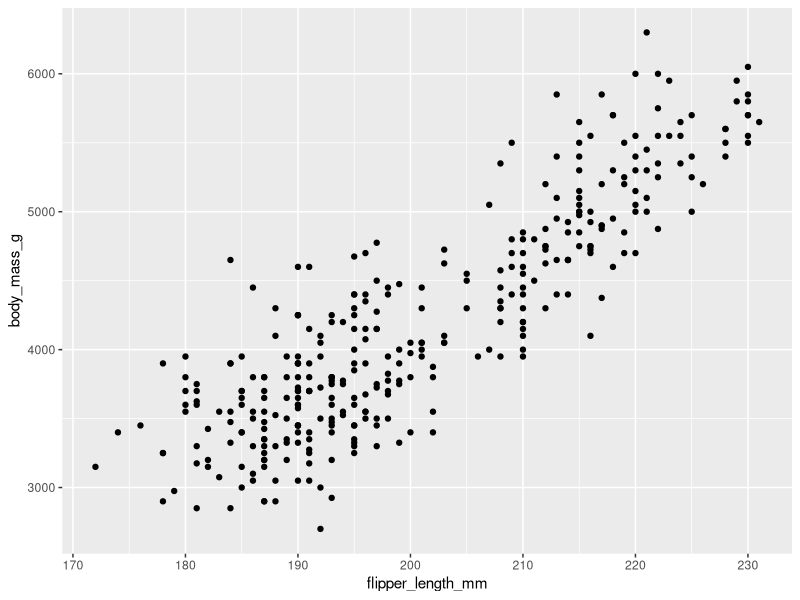
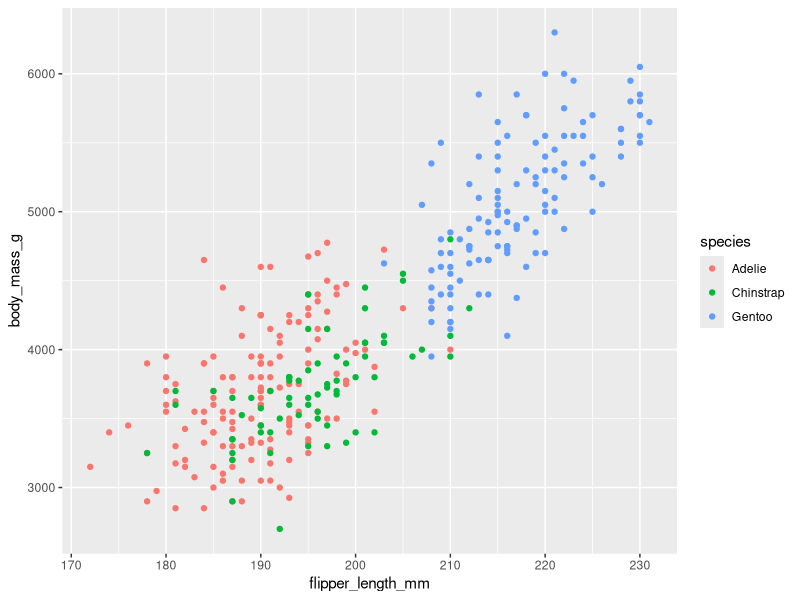
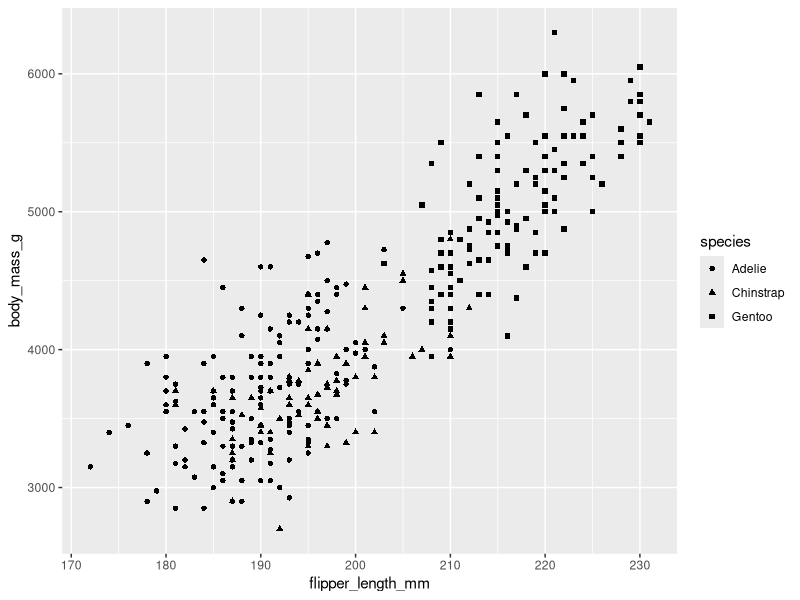
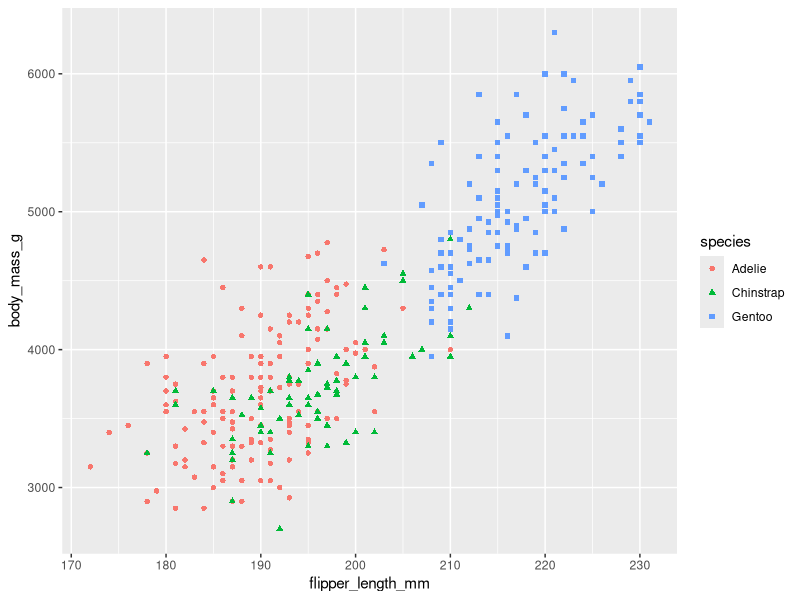
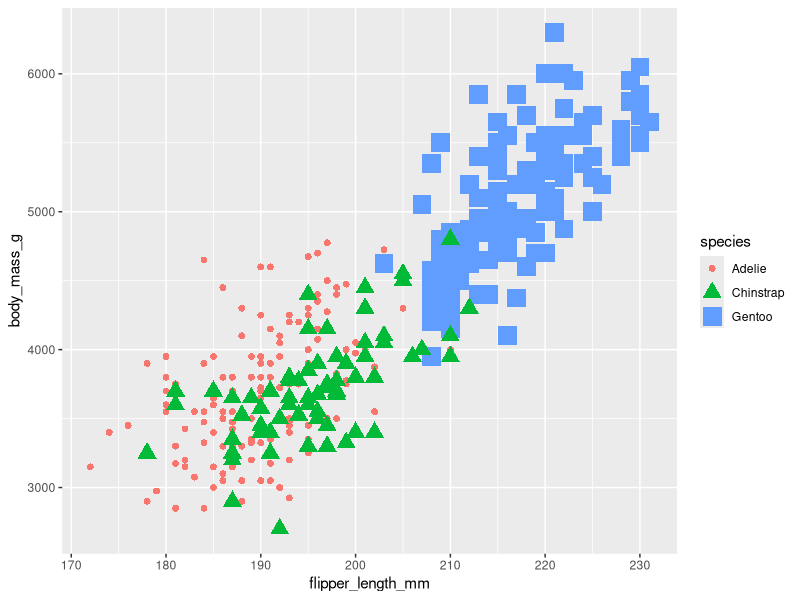
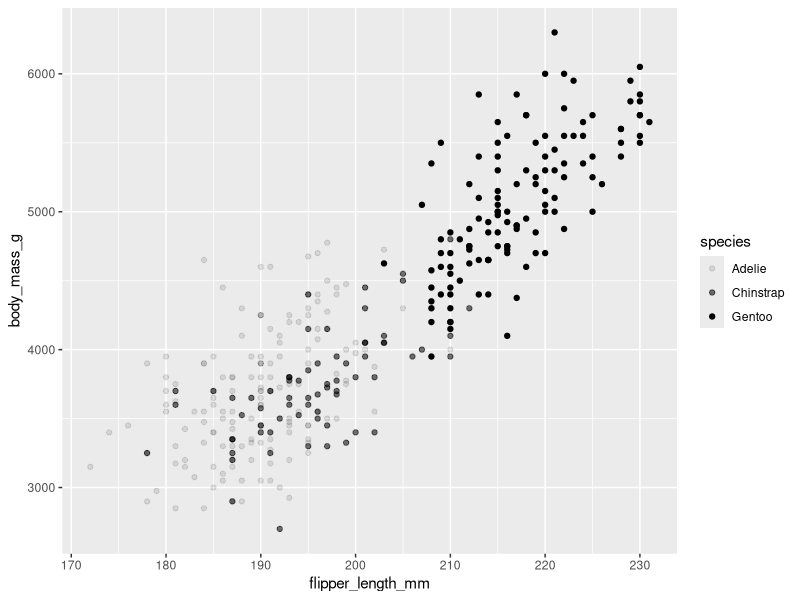
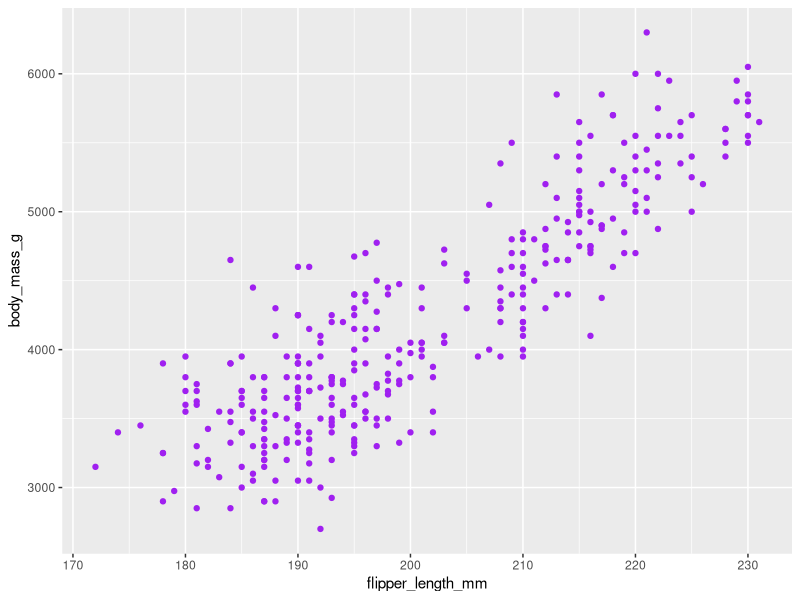
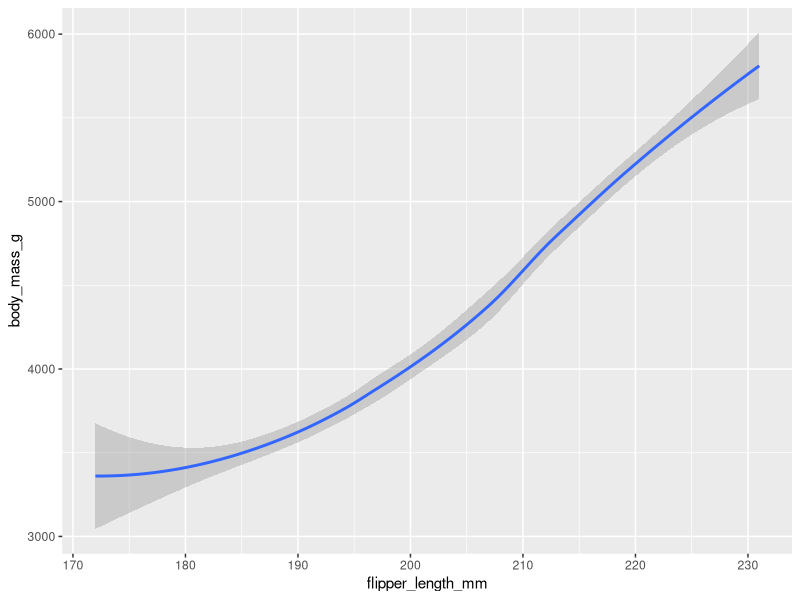

Reproduce these figures in R, in order.
# Elementos basicos de visualizacion 

# En R existen multiples paquetes que permiten crear visualizacion de datos.
# Plotly te permite realizar una gran variedad de funciones de visualización,
# por otro lado, RGL se enfoca en soluciones específicas como visualizaciones 3D.

# Algunos de los paquetes más populares incluyen:
# ggplot2, Plotly, Lattice, RGL, Dygraphs, Leaflet, Highcharter, Patchwork, 
# gganimate y ggridges. 

# ggplot2
# Creado por el estadístico y desarrolador Hadley Wickham en 2005, inspirado por
# el libro "The Grammar of Graphics", un estudio académico sobre la visualizacion
# de datos, escrito por el cientifico de la computación Leland Wilkinson.

# De igual forma que los humanos usamos la gramatica para establecer normas para
# crear oraciones, la gramática de los gráficos nos da normas para armar 
# cualquier tipo de visualización.

# ggplot2 tiene algunos bloques de constricción básicos que puedes usar para crear
# diagramas. Cuando tenemos claros estos bloques de consturccion básicos podemos
# usarlos para crear muchos tipos de diagramas diferentes. Además, puedes agregar
# o quitar capas de detalles a tu diatrama sin cambiar su estructura básica o los
# datos subyacentes.

# Puedes crear todo tipo de diagramas diferentes, entre ellos, diagramas de 
# dispersión, gráficos de barras, diagramas de línea, y muchos más. 
# Puedes cambiar los colores, el diseño y las dimensiones de tus diagramas y
# agregar elementos de texto como títulos, leyendas y etiquetas. Con solo un poco 
# de código puedes crear representaciones visuales de alta calidad.
# Además, ggplot2 te deja combinar manipulación y visualización de datos usando el 
# operador de canalización. Ggplot2 también tiene muchísimas funciones que 
# satisfacen todas tus necesidades de visualización de datos. 

# Nos enfocaremos en algunos conceptos centrales en ggplot2: 
# estética, figuras geométricas, facetas, etiquetas y anotaciones.

# Estética
# la estética incluye cosas como el tamaño, la forma y el color de tus puntos de 
# datos. Piensa en una estética como una conexión o mapeo entre una característica 
# visual en tu diagrama y una variable en tus datos. 

# Figuras geométricas
# Una figura geométrica se refiere al objeto geométrico usado para representar 
# tus datos. Por ejemplo, puedes usar puntos para crear un diagrama de dispersión,
# barras para crear un gráfico de barras o líneas para crear un diagrama de líneas. 
# Puedes elegir una figura geométrica que se adapte al tipo de datos que tienes. 
# Los puntos muestran la relación entre dos variables cuantitativas. 
# Las barras muestran una variable cuantitativa que varía entre diferentes categorías.

# Facetas
# Las facetas te permiten mostrar grupos más pequeños, o subconjuntos, de datos.
# Con las facetas, puedes crear diagramas separados para todas las variables 
# en tu conjunto de datos.

# Funciones label y annotate
# Por último, las funciones label y annotate te dejan personalizar tu diagrama. 
# Puedes agregar texto como títulos, subtítulos y leyendas para comunicar el
# propósito de tu diagrama o destacar datos importantes.

# Proceso de creación de un diagrama

# 1. Preparar datps
# El paquete ggplot2 te permite usar código R para especificar el conjunto de 
# datos, la figura geométrica y la estética de tu diagrama.
# Para hacerlo, primero elige un conjunto de datos con el que trabajar. 
library(ggplot2)
library(palmerpenguins)
data("penguins")
View(penguins)

# 2. Creación del diagrama

# Supongamos que quieres modelar la relación entre masa corporal y longitud de
# aletas en las tres especies de pingüino. Puedes elegir una figura geométrica
# específica que se adapte al tipo de datos que tienes. Los puntos muestran la
# relación entre dos variables cuantitativas. Un diagrama de dispersión de puntos
# sería una manera eficaz de mostrar la relación entre las dos variables. 
# Puedes colocar longitud de aleta en el eje X y masa corporal en el eje Y.

ggplot(data = penguins) +geom_point(mapping = aes(x = flipper_length_mm, 
                                                  y = body_mass_g))

# ggplot(data = penguins):En ggplot 2, comienzas un diagrama con la función
# ggplot(). La función ggplot() crea un sistema de coordenadas al que puedes 
# agregar capas. El primer argumento de la función ggplot() es el conjunto de 
# datos a usar en el diagrama. En este caso, es “penguins”.

# +: Luego agregas un símbolo “+” para agregar una nueva capa a tu diagrama. 
# Completas el diagrama agregando una o más capas a ggplot().

# geom_point(): Luego eliges una figura geométrica agregando una función 
# geométrica. La función geom_point() usa puntos para crear diagramas de 
# dispersión, la función geom_bar usa barras para crear gráficos de barras, etc.
# En este caso, elige la función geom_point para crear un diagrama de dispersión 
# de puntos. El paquete ggplot2 viene con muchas funciones geométricas diferentes. 

# (mapping = aes(x = flipper_length_mm, y = body_mass_g)): Cada función geométrica
# en ggplot2 toma un argumento de mapeo. Esto define cómo se aplican variables 
# de tu conjunto de datos a propiedades visuales. El argumento de mapeo siempre
# se utiliza en conjunto con la función aes(). Los argumentos X e Y de la 
# función aes() especifican qué variables aplicar al eje X y al eje Y del 
# sistema de coordenadas. En este caso, quieres aplicar la variable 
# “flipper_length_mm” al eje X y la variable “body_mass_g” al eje Y.

# El diagrama muestra una relación positiva entre las dos variables.
# Es decir, cuanto más grande es el pingüino, más larga es la aleta.

# Consejo profesional: Puedes escribir la misma sección de código que aparece
# arriba usando una sintaxis diferente con el argumento de mapeo dentro de la
# llamada de ggplot(): 
#   ggplot(data = penguins, mapping = aes(x = flipper_length_mm, 
#                                         y = body_mass_g)) + geom_point()

#  Modificar la apariencia de las visualizaciones

# Con la estética podemos cambiar la apariencia de nuestros datos en la 
# visualizacion que estamos crando. Existen tres atributos básicos a tener en
# cuenta al crear visualizaciones de datos.

# La estética se define como una propiedad visual de un objeto de tu diagrama y
# los tres atributos eséticos son los siguientes:

# color, tamaño y forma

# color: te permite modificar el color de todos los puntos de tu diagrama o el
# color de cada grupo de datos.

ggplot(data=penguins) + geom_point(mapping = aes(x=flipper_length_mm, 
                                                 y=body_mass_g,
                                                 color=species))
# En el bloque anterior decimos que cambie el color por cada especie diferente.

# tamaño: te permite modificar el tamaño de los puntos de tu diagrama por grupo
# de datos

# forma: te permite modificar la forma de los puntos de tu diagrama por grupo 
# de datos

ggplot(data=penguins) + geom_point(mapping = aes(x=flipper_length_mm, 
                                                 y=body_mass_g,
                                                 shape=species))
# Aqui destacamos las diferentes especies usando diferentes formas geometricas
# aplicando la variable especies a la estetica shape

# Podemos aplicar más de una estetica a una misma variable
ggplot(data=penguins) + geom_point(mapping = aes(x=flipper_length_mm, 
                                                 y=body_mass_g,
                                                 shape=species, color=species))
# Aplicando las tres esteticas
ggplot(data=penguins) + geom_point(mapping = aes(x=flipper_length_mm, 
                                                 y=body_mass_g,
                                                 shape=species, 
                                                 color=species,
                                                 size=species))
# estetica alpha
# Esta estetica mapaea nuestros datos con la estetica alfa que controla la 
# transparencia de los puntos.
ggplot(data=penguins) + geom_point(mapping = aes(x=flipper_length_mm, 
                                                 y=body_mass_g,
                                                 alpha=species))

# Todo lo relacionado con la estetica de nuestro conjunto de datos ira dentro de
# la funcion aes(), definir los ejex x e y son parte de la estetica. Como  se 
# mencionó, modificar el color, tamaño y forma es parte de la estetica, por lo 
# que si deseamos modificarlos iran dentro de la función mecionada.

# Con la funcion aes, tambien mapeamos nuestros datos lo que significa emparejar
# una variable especifica en tu conjunto de datos con una estética especifica.

# Podemos fijar una estetica por separado de una variable especifica. 
# Digamos que queremos cambiar el color de tosos los puntos a violeta.
# Pero no queremos aplicar color a una variable especifica como especia. Solo
# queremos que cada punto de nuestro diagrama de dispersion sea violeta. Para 
# lograrlo debemos colocar nuestro nuevo trozo de codigo fuera de la funcion
# aes y usar comillas para nuestro valor de color.

ggplot(data=penguins) + geom_point(mapping = aes(x=flipper_length_mm, 
                                                 y=body_mass_g,),
                                   color='purple')

# Usando diferentes funciones geometricas

# Anteriormente nos hemos centrado en los gráficos de dispersión de puntos,
# pero existen diferentes gráficos que se pueden usar en ggplot al modificar
# las figuras geometricas que representaran a nuestros datos.

# En ggplot2 una figura geométrica es un objeto geométrico usado para representar
# a nuestros datos. Las figuras geometricas incluyen puntos, barras, lineas, etc.

# geom functions
# geom_point(): Para graficos de dispersion de puntos
# geom_bar(): Para gráficos de barras
# geom_line(): Para graficos de linea
# geom_smoot(): Grafica con linea suavizada
# geom_jttler(): Crea diagramas de dispersión y luego agrega una pequeña cantidad
# de ruido aleatorio, ayuda a lidiar con el trazado excesivo, que sucede cuando
# los puntos de datos de un diagrama se super ponen unos con otros.

# Para modificar la figura geometrica a utilizar es necesario modificar la funcion
# geom en el codigo. Si queremos modificar el grafico de dispersion que mostraba
# la relacion entre las variables flliper_length_mm y body_mass_g por una grafica
# con una linea suave podemos hacerlo como sigue:

ggplot(data=penguins) + geom_smooth(mapping = aes(x=flipper_length_mm,
                                                y=body_mass_g))
# La funcion geom_smooth es util para mostrar tendencias generales en nuestros datos.
# La linea muestra con laridad la relación positiva entre nuestras variables.

# Podemos combinar diferentes geometrias, supongamos que deseamos mostrar tanto
# la tendencia general y los puntos individuales de nuestros datos.

ggplot(data=penguins) +
  geom_smooth(mapping = aes(x=flipper_length_mm,
                            y=body_mass_g)) +
  geom_point(mapping = aes(x=flipper_length_mm,
                           y=body_mass_g))

# Digamos que ahora queremos modelar una linea separada para cada especie

ggplot(data=penguins) +
  geom_smooth(mapping = aes(x=flipper_length_mm,
                            y=body_mass_g, linetype=species))
# El bloque anterior agrega la estetica linetype para que a cada especie de
# pinguino le asigne una tipo de linea y una linea suavizada diferente.
# Si quisieramos que las lineas fueran iguales pero una diferente para cada 
# especie podemos utilizar la estitca line

ggplot(data=penguins) +
  geom_jitter(mapping = aes(x=flipper_length_mm, y=body_mass_g), color='green') +
  geom_point(mapping = aes(x=flipper_length_mm, y=body_mass_g), color='red')

# Con el codigo anterior comparamos ambas geometrias

# Graficas de barras

# Para ejemplificar su uso, utilizaremos elconjunto de datos de diamantes,
# incluidos en ggplot2

data("diamonds")
View(diamonds)

# Creacion de un grafico de barras (vertical)

ggplot(data=diamonds) + 
  geom_bar(mapping = aes(x=cut))

# Creacion de un grafico de barras (vertical)

ggplot(data=diamonds) + 
  geom_bar(mapping = aes(y=cut))

# Cuando solo especificamos solo un eje para un grafico de barras, R de manera
# automatica completa el otro eje con el conteo de observaciones para las 
# categorias existentes en el eje que si se ha especificado.

# Esta geometria utiliza las diversas esteticas que hemos mencionado anteriormente,
# teniendo algunas particularidades como es la estetica fill
# Apliquemos la estetica color a la variable cut

ggplot(data=diamonds) + 
  geom_bar(mapping = aes(x=cut, color=cut))

# El codigo anterior aplica color pero solo a los contronos de nuestras barras,
# si queremos que el color se aplique tambien en el relleno (que es lo mas comun),
# podemos usar la estetica fill

ggplot(data=diamonds) + 
  geom_bar(mapping = aes(x=cut, fill=cut))

# En este ultimo ejemplo producimos un grafico de barras con relleno de colores,
# pero es importante hacer la observacion de que aplicamos la estetica fill sobre
# la misma variable que estamos mapeando. Si por el contrario, indicamos como
# variable de aplicacion de la estetica fill una diferente a la especificada
# produciremos un grafico de barras apiladas.

# Apliquemos fill a clarity en vez de cur

ggplot(data=diamonds) + 
  geom_bar(mapping = aes(x=cut, fill=clarity))

# Ahora nuestro grafico muestra 40 combinaciones diferentes de corte y claridad,
# 5 categorias por 8 niveles diferentes de claridad. Cada combinacion tiene su
# propio bloque 

# ggplot2 tiene muchas mas figuras geometricas que se pueden utilizar, para 
# conocerlas se puede consultar la documentacion de ggplot

# Mas sobre el suavizado

# A veces, puede ser difícil comprender tendencias en tus datos solo a través 
# de diagramas de dispersión. El suavizado permite detectar una tendencia de datos
# aun cuando no puedes notar con facilidad una tendencia en los puntos de datos 
# graficados. La funcionalidad de suavizado de ggplot2 es útil porque suma una l
# ínea de suavizado como otra capa en un diagrama; la línea de suavizado ayuda a
# que un observador casual entienda el sentido de los datos.

# Dos tipos de suavizado

# Suavizado loess
# Óptimo para suavizar diagramas con menos de 1000 puntos
ggplot(data=penguins) + 
  geom_point(mapping = aes(x=flipper_length_mm,y=body_mass_g)) +
  geom_smooth(mapping=aes(x=flipper_length_mm,y=body_mass_g),method = "loess")

# Suavizado gam
# El suavizado con modelos aditivos generalizados, es útil para suavizar
# diagramas con un gran número de puntos
ggplot(data=diamonds) + 
  geom_point(mapping = aes(x=carat,y=price)) +
  geom_smooth(mapping=aes(x=carat,y=price),method = "gam",formula = y ~s(x))

# La funcionalidad de suavizado en ggplot2 ayuda a que los diagramas de datos 
# sean más legibles, para que puedas reconocer mejor las tendencias de datos y 
# sacar conclusiones clave.

# # El método GAM (Generalized Additive Model) es una técnica de modelado 
# estadístico que extiende los modelos lineales generalizados (GLM) permitiendo
# que las relaciones entre las variables predictoras y la variable de respuesta 
# sean no lineales. Los modelos aditivos generalizados se construyen sumando 
# funciones suavizadas de las variables predictoras.
# 
# En el código que proporcionaste, `geom_smooth` se utiliza con el método "gam" 
# para realizar un suavizado de los datos. La función `s(x)` en la fórmula 
# específica cómo se suaviza la relación entre las variables. Aquí hay una 
# explicación más detallada:
#   - **Método "gam"**: Indica que se está utilizando un modelo aditivo 
#   generalizado para realizar el suavizado. Este método es útil cuando
#   se sospecha que la relación entre las variables no es estrictamente lineal 
#   y puede tener patrones más complejos.
# 
#   - **`formula = y ~ s(x)`**: La fórmula especifica la relación entre la 
#   variable de respuesta (`y`) y la variable predictora (`x`). En este caso, 
#   se está utilizando una función suavizadora (`s()`) en la variable `x`. 
#   La función `s()` es responsable de suavizar la relación, permitiendo así 
#   que la relación sea no lineal.
# 
# En resumen, el código está creando un gráfico de dispersión (`geom_point`) de
# los datos diamonds con las variables `carat` en el eje x y `price` en el eje y. 
# Luego, utiliza `geom_smooth` con el método "gam" y una fórmula que incluye una 
# función suavizadora `s(x)` para mostrar una línea suavizada que representa la 
# relación entre `carat` y `price`. Esto ayuda a visualizar tendencias más suaves 
# y a identificar patrones en los datos que pueden no ser evidentes en el gráfico 
# de dispersión original.

# El código está creando un gráfico de dispersión (geom_point) de los datos 
# diamonds con las variables carat en el eje x y price en el eje y. Luego, 
# utiliza geom_smooth con el método "gam" y una fórmula que incluye una función
# suavizadora s(x) para mostrar una línea suavizada que representa la relación 
# entre carat y price. Esto ayuda a visualizar tendencias más suaves y a 
# identificar patrones en los datos que pueden no ser evidentes en el gráfico
# de dispersión original.

# Estetica y facetas

# Las facetas permite crear grupos mas pequeños o subconjutnos de datos. Las
# facetas muestran diferentes caras de los datos. El uso de facetas ayuda a 
# descubrir nuevos patrones y enfocarte en relaciones entre diferentes variables.

# ggplot2 tiene dos funciones para facetas:
# facet_wrap() y facet_grid()

# facet_wrap()
# Nos sirve para crear subconjuntos a traves de una sola variable. Esto se 
# ejemplifica con el conjunto de datos de pinguinos, en donde podriamos querer
# crear un diagrama por separado para cada especie.

ggplot(data=penguins) + 
  geom_point(mapping = aes(x=flipper_length_mm,
                           y=body_mass_g, color=species)) +
  facet_wrap(~species)

# Ejemplo con el conjunto de datos diamons
ggplot(data=diamonds) + 
  geom_bar(mapping = aes(x=color, fill=cut)) +
  facet_wrap(~cut)

# facet_grid()
# Si deseamos facetar nuestros datos por mas de una variable utilizamos
# facet_grid(), esto separa los diagramas en facetas verticalmente según los
# valres de la primera variable y horizontalmente según los valores de la 
# segunda variable.

# Por ejemplo podemos tomar nuestro diagrama de pinguinos y usar facet_grid
# con las variables, sex y species

ggplot(data=penguins) + 
  geom_point(mapping = aes(x=flipper_length_mm,
                           y=body_mass_g, color=species)) +
  facet_grid(sex~species)

# El codigo anterior crea 9 gráficos diferentes, hay 3 especies y 3 generos. 
# Y cada grafico representa la relacion body_mass_g vs flipper_length_mm.
# con facet_grid() podemos reorganizar y mostrar con rapidez datos complejos
# y hace que sea más fácil ver realciones entre diferentes grupos.
